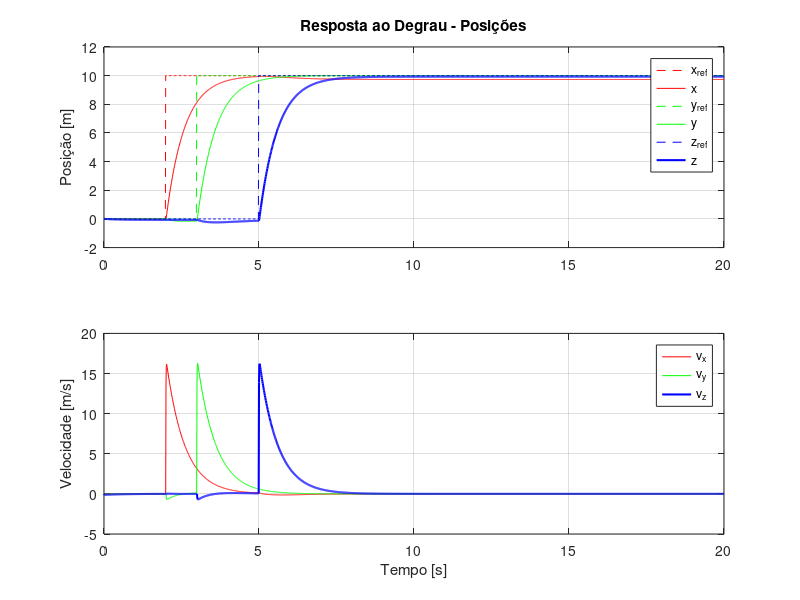
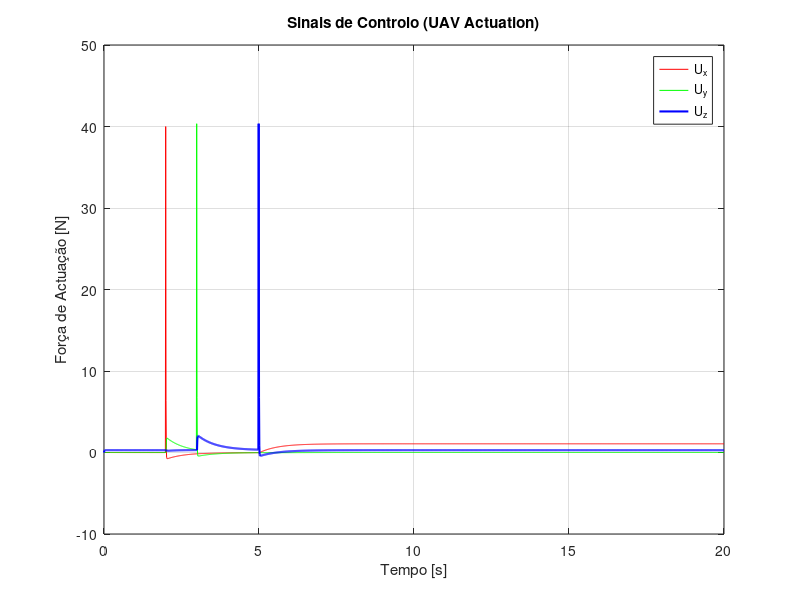

Recreate these plots in MATLAB, in order.
clear all;
x0=zeros(6,1);
D=0.1075;
m=0.029;
g=9.81;



A1=zeros(3);
A2=eye(3);
A3=eye(3)*-D/m;

A=[A1,A2;A1,A3];


B=[zeros(3);eye(3)];

Q=eye(6)*4;

R=eye(3)*0.25;

[K,s,P]=lqr(A,B,Q,R);


C = zeros(6);
C(1,1) = 1; C(2,2) = 1; C(3,3) = 1;  
D = zeros(6,3);

sys1=ss(A,B,C,D);
u=[A(1,1);A(2,2);A(3,3);A(4,4);A(5,5);A(6,6)];
u_a=-K*u;
sys2=ss((A-B*K),B,C,D);





%step(sys2);

% simulate nonlinear system
Dt = 0.01;
t = 0:Dt:20; 
N = length(t);
x = zeros(6,N+1); % zero initial state
u = zeros(3,N); 

pz_ref = zeros(1,N);
px_ref = zeros(1,N);
py_ref = zeros(1,N);
p_ref=zeros(3,N);


ue = 0; % u = T - mg => ue = 0
ve=0;



% simulation "time" loop
for k = 1:N
    % define reference and errors
    px_ref(k) = 10*(k*Dt>=2);
    py_ref(k) = 10*(k*Dt>=3);
    pz_ref(k) = 10*(k*Dt>=5);% step reference
    p_ref(:,k) = [px_ref(k);py_ref(k);pz_ref(k)];
    e_x = x(:,k)-[p_ref(:,k);ve;ve;ve]; % state error

    % define LQR actuation
    e_u = -K*e_x;
    u(:,k) = e_u;

    % define UAV dynamics
theta=0.1;
phi=0.1;
T_total=0.4;
    fp = T_total*[sin(theta)*cos(phi);
        -sin(phi);
        cos(theta)*cos(phi)];

    D=[0.1075,0,0;
        0,0.1075,0;
        0,0,0.1075];

    fa=[-D(1,1)*x(3,k);-D(2,2)*x(4,k);-D(3,3)*x(5,k)];

    P_dot=[x(4,k);x(5,k);x(6,k)];
    V_dot=(u(:,k) + fa - [0; 0; m*g]) / m;





    dot_x = [P_dot;V_dot];

    % integrate dynamics
    x(:,k+1) = x(:,k) + Dt*dot_x;
end
x(:,k+1) = [];
p_ref(:,N) = [px_ref(N); py_ref(N); pz_ref(N)];



figure(341);
subplot(2,1,1);
plot(t, p_ref(1,:), 'r--', t, x(1,:), 'r', ...
    t, p_ref(2,:), 'g--', t, x(2,:), 'g', ...
    t, p_ref(3,:), 'b--', t, x(3,:), 'b', 'LineWidth', 1.5);
grid on;
ylabel('Posição [m]');
legend('x_{ref}', 'x', 'y_{ref}', 'y', 'z_{ref}', 'z', 'Location', 'best');
title('Resposta ao Degrau - Posições');


subplot(2,1,2);
plot(t, x(4,:), 'r', t, x(5,:), 'g', t, x(6,:), 'b', 'LineWidth', 1.5);
grid on;
xlabel('Tempo [s]');
ylabel('Velocidade [m/s]');
legend('v_x', 'v_y', 'v_z', 'Location', 'best');

figure(342);
plot(t, u(1,:), 'r', t, u(2,:), 'g', t, u(3,:), 'b', 'LineWidth', 1.5);
grid on;
xlabel('Tempo [s]');
ylabel('Força de Actuação [N]');
title('Sinais de Controlo (UAV Actuation)');
legend('U_x', 'U_y', 'U_z');
